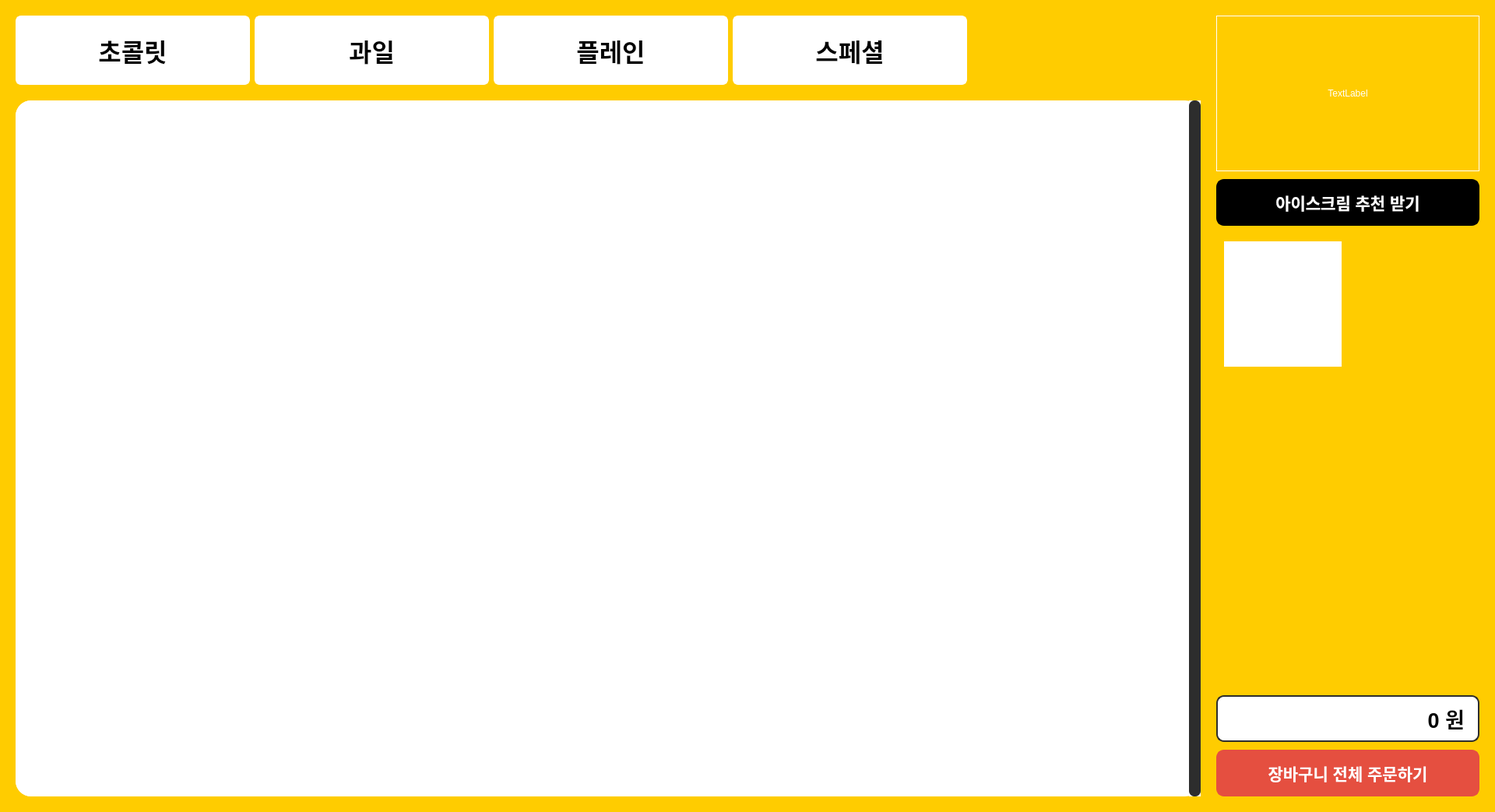
<?xml version="1.0" encoding="UTF-8"?>
<ui version="4.0">
 <class>MainWindow</class>
 <widget class="QMainWindow" name="MainWindow">
  <property name="geometry">
   <rect>
    <x>0</x>
    <y>0</y>
    <width>1920</width>
    <height>1043</height>
   </rect>
  </property>
  <property name="windowTitle">
   <string>MainWindow</string>
  </property>
  <property name="styleSheet">
   <string notr="true">QScrollBar:vertical {
  width: 15px;
  background: rgb(240, 240, 240);
}

QScrollBar::handle:vertical {
  background: rgb(45, 45, 45);
  border-radius: 7px;
}

QScrollBar::add-line:vertical {
height: 0px;
}

QScrollBar::sub-line:vertical {
height: 0px;
}

QScrollBar::add-page:vertical, QScrollBar::sub-page:vertical {
height: 0px;
}</string>
  </property>
  <widget class="QWidget" name="centralwidget">
   <property name="styleSheet">
    <string notr="true">background: rgb(255, 204, 0);</string>
   </property>
   <layout class="QHBoxLayout" name="horizontalLayout_5">
    <property name="spacing">
     <number>0</number>
    </property>
    <property name="leftMargin">
     <number>0</number>
    </property>
    <property name="topMargin">
     <number>0</number>
    </property>
    <property name="rightMargin">
     <number>0</number>
    </property>
    <property name="bottomMargin">
     <number>0</number>
    </property>
    <item>
     <widget class="QStackedWidget" name="stackedWidget">
      <property name="styleSheet">
       <string notr="true"/>
      </property>
      <property name="frameShape">
       <enum>QFrame::NoFrame</enum>
      </property>
      <property name="currentIndex">
       <number>1</number>
      </property>
      <widget class="QWidget" name="page_initial">
       <layout class="QHBoxLayout" name="horizontalLayout_4">
        <property name="spacing">
         <number>0</number>
        </property>
        <property name="leftMargin">
         <number>0</number>
        </property>
        <property name="topMargin">
         <number>0</number>
        </property>
        <property name="rightMargin">
         <number>0</number>
        </property>
        <property name="bottomMargin">
         <number>0</number>
        </property>
        <item>
         <widget class="QLabel" name="ad">
          <property name="text">
           <string>TextLabel</string>
          </property>
          <property name="alignment">
           <set>Qt::AlignCenter</set>
          </property>
         </widget>
        </item>
       </layout>
      </widget>
      <widget class="QWidget" name="page_main">
       <property name="styleSheet">
        <string notr="true"/>
       </property>
       <layout class="QHBoxLayout" name="horizontalLayout_2">
        <property name="spacing">
         <number>20</number>
        </property>
        <property name="leftMargin">
         <number>20</number>
        </property>
        <property name="topMargin">
         <number>20</number>
        </property>
        <property name="rightMargin">
         <number>20</number>
        </property>
        <property name="bottomMargin">
         <number>20</number>
        </property>
        <item>
         <widget class="QFrame" name="frame_15">
          <property name="sizePolicy">
           <sizepolicy hsizetype="Expanding" vsizetype="Preferred">
            <horstretch>18</horstretch>
            <verstretch>0</verstretch>
           </sizepolicy>
          </property>
          <property name="frameShape">
           <enum>QFrame::NoFrame</enum>
          </property>
          <property name="frameShadow">
           <enum>QFrame::Plain</enum>
          </property>
          <layout class="QVBoxLayout" name="verticalLayout_2">
           <property name="spacing">
            <number>20</number>
           </property>
           <property name="leftMargin">
            <number>0</number>
           </property>
           <property name="topMargin">
            <number>0</number>
           </property>
           <property name="rightMargin">
            <number>0</number>
           </property>
           <property name="bottomMargin">
            <number>0</number>
           </property>
           <item>
            <widget class="QFrame" name="frame">
             <property name="sizePolicy">
              <sizepolicy hsizetype="Preferred" vsizetype="Preferred">
               <horstretch>0</horstretch>
               <verstretch>1</verstretch>
              </sizepolicy>
             </property>
             <property name="frameShape">
              <enum>QFrame::NoFrame</enum>
             </property>
             <property name="frameShadow">
              <enum>QFrame::Plain</enum>
             </property>
             <layout class="QHBoxLayout" name="horizontalLayout">
              <property name="leftMargin">
               <number>0</number>
              </property>
              <property name="topMargin">
               <number>0</number>
              </property>
              <property name="rightMargin">
               <number>0</number>
              </property>
              <property name="bottomMargin">
               <number>0</number>
              </property>
              <item>
               <widget class="QPushButton" name="category_btn1">
                <property name="sizePolicy">
                 <sizepolicy hsizetype="Minimum" vsizetype="Expanding">
                  <horstretch>2</horstretch>
                  <verstretch>0</verstretch>
                 </sizepolicy>
                </property>
                <property name="font">
                 <font>
                  <family>URW Bookman</family>
                  <pointsize>24</pointsize>
                  <weight>75</weight>
                  <bold>true</bold>
                 </font>
                </property>
                <property name="styleSheet">
                 <string notr="true">background: rgb(255, 255, 255);
color: rgb(0, 0, 0);
border: 2px solid rgb(255, 255, 255);
border-radius:7px;
padding-top: 5px;
padding-bottom: 5px;</string>
                </property>
                <property name="text">
                 <string>초콜릿</string>
                </property>
               </widget>
              </item>
              <item>
               <widget class="QPushButton" name="category_btn2">
                <property name="sizePolicy">
                 <sizepolicy hsizetype="Minimum" vsizetype="Expanding">
                  <horstretch>2</horstretch>
                  <verstretch>0</verstretch>
                 </sizepolicy>
                </property>
                <property name="font">
                 <font>
                  <family>URW Bookman</family>
                  <pointsize>24</pointsize>
                  <weight>75</weight>
                  <bold>true</bold>
                 </font>
                </property>
                <property name="styleSheet">
                 <string notr="true">background: rgb(255, 255, 255);
color: rgb(0, 0, 0);
border: 2px solid rgb(255, 255, 255);
border-radius:7px;
padding-top: 5px;
padding-bottom: 5px;</string>
                </property>
                <property name="text">
                 <string>과일</string>
                </property>
               </widget>
              </item>
              <item>
               <widget class="QPushButton" name="category_btn3">
                <property name="sizePolicy">
                 <sizepolicy hsizetype="Minimum" vsizetype="Expanding">
                  <horstretch>2</horstretch>
                  <verstretch>0</verstretch>
                 </sizepolicy>
                </property>
                <property name="font">
                 <font>
                  <family>URW Bookman</family>
                  <pointsize>24</pointsize>
                  <weight>75</weight>
                  <bold>true</bold>
                 </font>
                </property>
                <property name="styleSheet">
                 <string notr="true">background: rgb(255, 255, 255);
color: rgb(0, 0, 0);
border: 2px solid rgb(255, 255, 255);
border-radius:7px;
padding-top: 5px;
padding-bottom: 5px;</string>
                </property>
                <property name="text">
                 <string>플레인</string>
                </property>
               </widget>
              </item>
              <item>
               <widget class="QPushButton" name="category_btn4">
                <property name="sizePolicy">
                 <sizepolicy hsizetype="Minimum" vsizetype="Expanding">
                  <horstretch>2</horstretch>
                  <verstretch>0</verstretch>
                 </sizepolicy>
                </property>
                <property name="font">
                 <font>
                  <family>URW Bookman</family>
                  <pointsize>24</pointsize>
                  <weight>75</weight>
                  <bold>true</bold>
                 </font>
                </property>
                <property name="styleSheet">
                 <string notr="true">background: rgb(255, 255, 255);
color: rgb(0, 0, 0);
border: 2px solid rgb(255, 255, 255);
border-radius:7px;
padding-top: 5px;
padding-bottom: 5px;</string>
                </property>
                <property name="text">
                 <string>스페셜</string>
                </property>
               </widget>
              </item>
              <item>
               <spacer name="horizontalSpacer">
                <property name="orientation">
                 <enum>Qt::Horizontal</enum>
                </property>
                <property name="sizeHint" stdset="0">
                 <size>
                  <width>300</width>
                  <height>20</height>
                 </size>
                </property>
               </spacer>
              </item>
             </layout>
            </widget>
           </item>
           <item>
            <widget class="QScrollArea" name="scrollArea">
             <property name="sizePolicy">
              <sizepolicy hsizetype="Expanding" vsizetype="Expanding">
               <horstretch>0</horstretch>
               <verstretch>10</verstretch>
              </sizepolicy>
             </property>
             <property name="styleSheet">
              <string notr="true">border-radius: 20px;
background-color:rgb(255, 255, 255)

</string>
             </property>
             <property name="frameShape">
              <enum>QFrame::NoFrame</enum>
             </property>
             <property name="lineWidth">
              <number>0</number>
             </property>
             <property name="verticalScrollBarPolicy">
              <enum>Qt::ScrollBarAlwaysOn</enum>
             </property>
             <property name="horizontalScrollBarPolicy">
              <enum>Qt::ScrollBarAlwaysOff</enum>
             </property>
             <property name="sizeAdjustPolicy">
              <enum>QAbstractScrollArea::AdjustIgnored</enum>
             </property>
             <property name="widgetResizable">
              <bool>true</bool>
             </property>
             <property name="alignment">
              <set>Qt::AlignCenter</set>
             </property>
             <widget class="QWidget" name="widget_list">
              <property name="geometry">
               <rect>
                <x>0</x>
                <y>0</y>
                <width>1507</width>
                <height>894</height>
               </rect>
              </property>
              <property name="styleSheet">
               <string notr="true"/>
              </property>
              <layout class="QVBoxLayout" name="verticalLayout">
               <property name="leftMargin">
                <number>10</number>
               </property>
               <property name="topMargin">
                <number>10</number>
               </property>
               <property name="rightMargin">
                <number>10</number>
               </property>
               <property name="bottomMargin">
                <number>10</number>
               </property>
              </layout>
             </widget>
            </widget>
           </item>
          </layout>
         </widget>
        </item>
        <item>
         <widget class="QFrame" name="frame_14">
          <property name="sizePolicy">
           <sizepolicy hsizetype="Expanding" vsizetype="Preferred">
            <horstretch>4</horstretch>
            <verstretch>0</verstretch>
           </sizepolicy>
          </property>
          <property name="frameShape">
           <enum>QFrame::NoFrame</enum>
          </property>
          <property name="frameShadow">
           <enum>QFrame::Plain</enum>
          </property>
          <layout class="QVBoxLayout" name="verticalLayout_10">
           <property name="spacing">
            <number>10</number>
           </property>
           <property name="leftMargin">
            <number>0</number>
           </property>
           <property name="topMargin">
            <number>0</number>
           </property>
           <property name="rightMargin">
            <number>0</number>
           </property>
           <property name="bottomMargin">
            <number>0</number>
           </property>
           <item>
            <widget class="QFrame" name="logo_frame">
             <property name="sizePolicy">
              <sizepolicy hsizetype="Preferred" vsizetype="Expanding">
               <horstretch>0</horstretch>
               <verstretch>2</verstretch>
              </sizepolicy>
             </property>
             <property name="minimumSize">
              <size>
               <width>200</width>
               <height>200</height>
              </size>
             </property>
             <property name="styleSheet">
              <string notr="true">color:rgb(255, 255, 255);</string>
             </property>
             <property name="frameShape">
              <enum>QFrame::Box</enum>
             </property>
             <property name="frameShadow">
              <enum>QFrame::Plain</enum>
             </property>
             <layout class="QHBoxLayout" name="horizontalLayout_3">
              <property name="spacing">
               <number>0</number>
              </property>
              <property name="leftMargin">
               <number>0</number>
              </property>
              <property name="topMargin">
               <number>0</number>
              </property>
              <property name="rightMargin">
               <number>0</number>
              </property>
              <property name="bottomMargin">
               <number>0</number>
              </property>
              <item>
               <widget class="QLabel" name="logo_label">
                <property name="sizePolicy">
                 <sizepolicy hsizetype="Expanding" vsizetype="Expanding">
                  <horstretch>0</horstretch>
                  <verstretch>0</verstretch>
                 </sizepolicy>
                </property>
                <property name="minimumSize">
                 <size>
                  <width>159</width>
                  <height>96</height>
                 </size>
                </property>
                <property name="styleSheet">
                 <string notr="true"/>
                </property>
                <property name="frameShape">
                 <enum>QFrame::NoFrame</enum>
                </property>
                <property name="frameShadow">
                 <enum>QFrame::Raised</enum>
                </property>
                <property name="lineWidth">
                 <number>0</number>
                </property>
                <property name="text">
                 <string>TextLabel</string>
                </property>
                <property name="alignment">
                 <set>Qt::AlignCenter</set>
                </property>
               </widget>
              </item>
             </layout>
            </widget>
           </item>
           <item>
            <widget class="QPushButton" name="btn_help">
             <property name="minimumSize">
              <size>
               <width>0</width>
               <height>60</height>
              </size>
             </property>
             <property name="font">
              <font>
               <pointsize>16</pointsize>
               <weight>75</weight>
               <bold>true</bold>
              </font>
             </property>
             <property name="styleSheet">
              <string notr="true">background: rgb(0, 0, 0);
color: rgb(255, 255, 255);
border: 2px solid rgb(0, 0, 0);
border-radius:10px;
padding-top: 5px;
padding-bottom: 5px;</string>
             </property>
             <property name="text">
              <string>아이스크림 추천 받기</string>
             </property>
            </widget>
           </item>
           <item>
            <widget class="QFrame" name="cart_frame">
             <property name="sizePolicy">
              <sizepolicy hsizetype="Preferred" vsizetype="Expanding">
               <horstretch>0</horstretch>
               <verstretch>10</verstretch>
              </sizepolicy>
             </property>
             <property name="styleSheet">
              <string notr="true"/>
             </property>
             <property name="frameShape">
              <enum>QFrame::NoFrame</enum>
             </property>
             <property name="frameShadow">
              <enum>QFrame::Plain</enum>
             </property>
             <property name="lineWidth">
              <number>0</number>
             </property>
             <widget class="QScrollArea" name="cart_area">
              <property name="geometry">
               <rect>
                <x>10</x>
                <y>10</y>
                <width>151</width>
                <height>161</height>
               </rect>
              </property>
              <property name="styleSheet">
               <string notr="true">background-color:rgb(255, 255, 255)</string>
              </property>
              <property name="frameShape">
               <enum>QFrame::NoFrame</enum>
              </property>
              <property name="widgetResizable">
               <bool>true</bool>
              </property>
              <widget class="QWidget" name="scrollAreaWidgetContents">
               <property name="geometry">
                <rect>
                 <x>0</x>
                 <y>0</y>
                 <width>151</width>
                 <height>161</height>
                </rect>
               </property>
              </widget>
             </widget>
            </widget>
           </item>
           <item>
            <widget class="QFrame" name="frame_13">
             <property name="sizePolicy">
              <sizepolicy hsizetype="Preferred" vsizetype="Expanding">
               <horstretch>0</horstretch>
               <verstretch>2</verstretch>
              </sizepolicy>
             </property>
             <property name="frameShape">
              <enum>QFrame::NoFrame</enum>
             </property>
             <property name="frameShadow">
              <enum>QFrame::Raised</enum>
             </property>
             <property name="lineWidth">
              <number>0</number>
             </property>
             <layout class="QVBoxLayout" name="verticalLayout_11">
              <property name="spacing">
               <number>10</number>
              </property>
              <property name="leftMargin">
               <number>0</number>
              </property>
              <property name="topMargin">
               <number>0</number>
              </property>
              <property name="rightMargin">
               <number>0</number>
              </property>
              <property name="bottomMargin">
               <number>0</number>
              </property>
              <item>
               <widget class="QLabel" name="label_total_price">
                <property name="minimumSize">
                 <size>
                  <width>0</width>
                  <height>60</height>
                 </size>
                </property>
                <property name="font">
                 <font>
                  <pointsize>20</pointsize>
                  <weight>75</weight>
                  <bold>true</bold>
                 </font>
                </property>
                <property name="styleSheet">
                 <string notr="true">background: rgb(255, 255, 255);
border: 2px solid rgb(45, 45, 45);
border-radius: 10px;
padding-right: 10px</string>
                </property>
                <property name="frameShape">
                 <enum>QFrame::Box</enum>
                </property>
                <property name="text">
                 <string>0 원</string>
                </property>
                <property name="alignment">
                 <set>Qt::AlignRight|Qt::AlignTrailing|Qt::AlignVCenter</set>
                </property>
               </widget>
              </item>
              <item>
               <widget class="QPushButton" name="buy_btn">
                <property name="minimumSize">
                 <size>
                  <width>0</width>
                  <height>60</height>
                 </size>
                </property>
                <property name="font">
                 <font>
                  <pointsize>16</pointsize>
                  <weight>75</weight>
                  <bold>true</bold>
                 </font>
                </property>
                <property name="styleSheet">
                 <string notr="true">background: rgb(229, 79, 64);
color: rgb(255, 255, 255);
border: 2px solid rgb(229, 79, 64);
border-radius:10px;
padding-top: 5px;
padding-bottom: 5px;</string>
                </property>
                <property name="text">
                 <string>장바구니 전체 주문하기</string>
                </property>
               </widget>
              </item>
             </layout>
            </widget>
           </item>
          </layout>
         </widget>
        </item>
       </layout>
      </widget>
     </widget>
    </item>
   </layout>
  </widget>
 </widget>
 <resources/>
 <connections/>
</ui>
